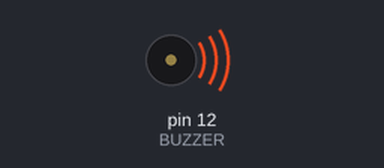
Recording of a sketch running on a simulated Arduino Uno, built with avr-gcc and run on an emulated ATmega328P. Parts: buzzer (waves = sounding).

Above: at 0.2 s.
At 7.0 s:
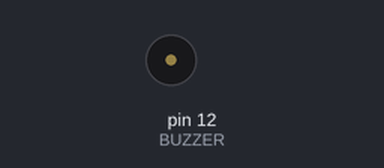
Timing chart, 0 to 9.2 s (numbered marks = the images above):
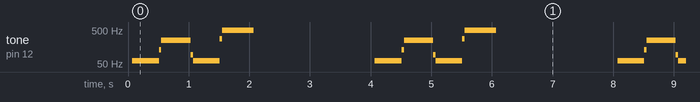

Measured:
- by itself, tone on pin 12 (BUZZER): repeats every 4.0 s: 131 Hz 0.04 s, 249 Hz 0.48 s, 92 Hz 0.04 s, 62 Hz 0.44 s, 280 Hz 0.04 s, 496 Hz 0.52 s, silent 2.0 s, 62 Hz 0.44 s

The sketch:

Active_Buzzer.ino
```cpp
const int BUZZER = 12;  // the pin of the active buzzer

void setup() {
  pinMode(BUZZER, OUTPUT);  // initialize the buzzer pin as an output
}

void makeSound(unsigned char delayVal) {
  const size_t duration = 500;  // ms
  const size_t stopCnt = 0.5 * duration / delayVal;
  for (size_t i = 0; i < stopCnt; ++i) {
    digitalWrite(BUZZER, HIGH);
    delay(delayVal);  // wait for 1ms
    digitalWrite(BUZZER, LOW);
    delay(delayVal);  // wait for 1ms
  }
}

void loop() {
  makeSound(8);
  makeSound(2);
  makeSound(8);
  makeSound(1);

  delay(2000);
}
```
